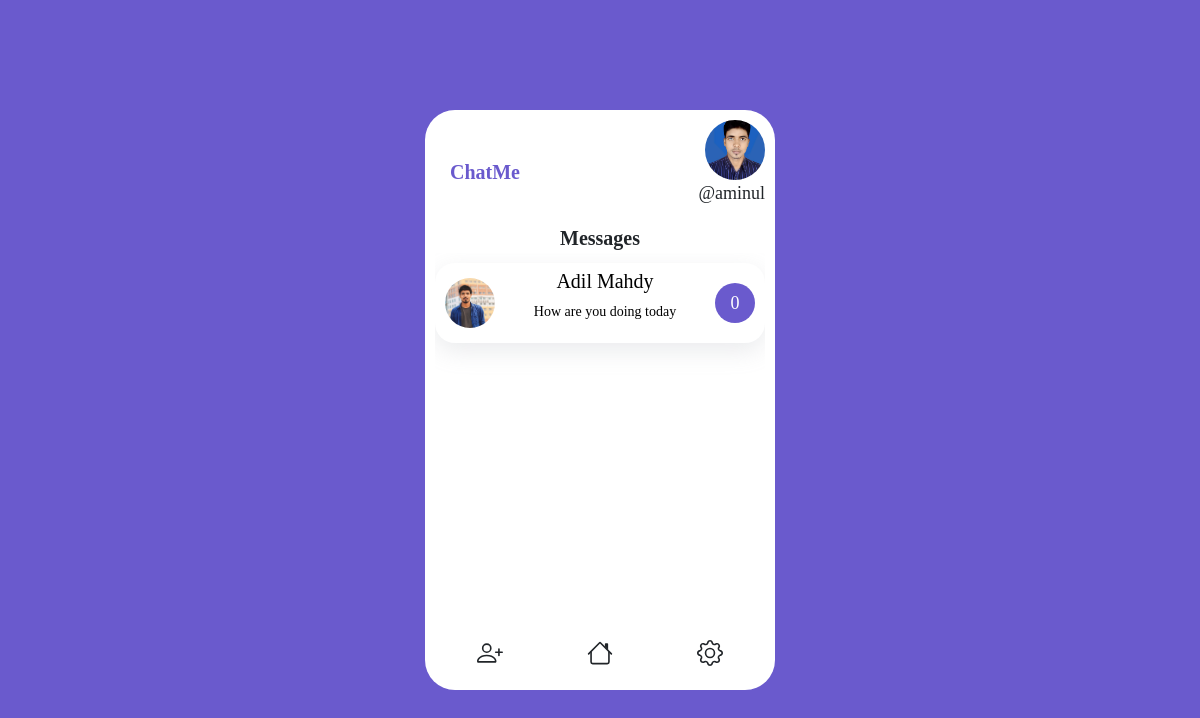
Page / (signed in) on the earlier database version.
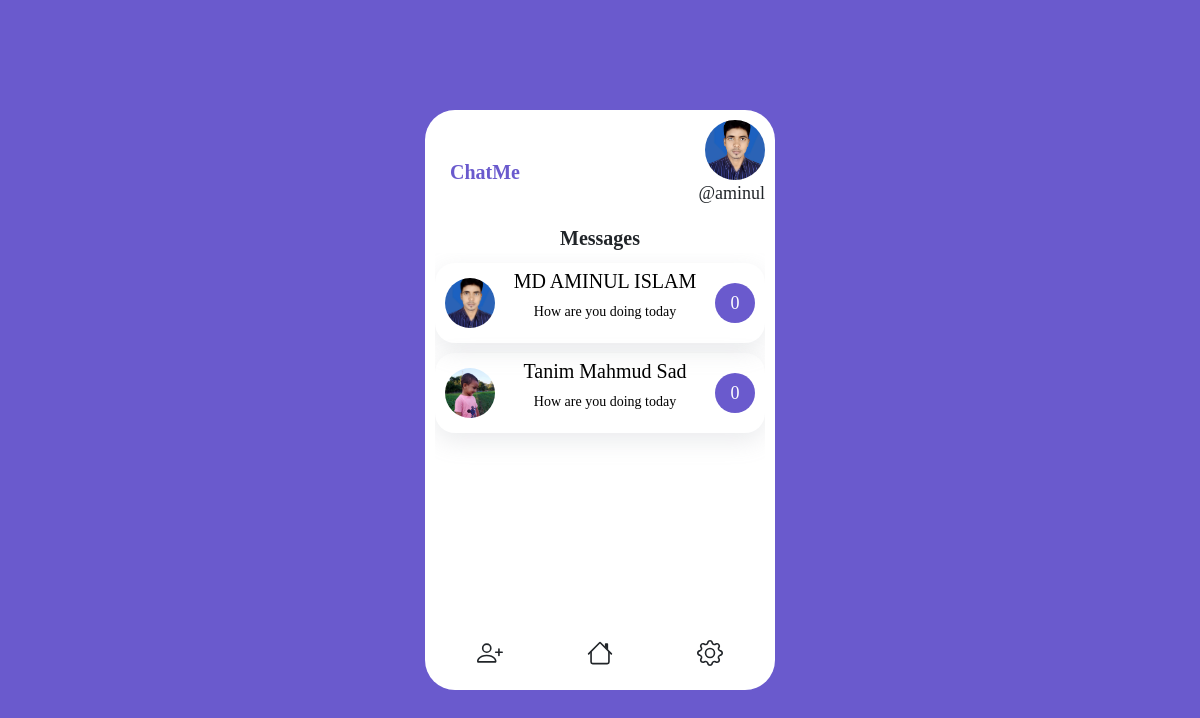
Same page on the later database version.
### Chat/models.py (models this page shows, shortened)
class Profile(models.Model):
    user = models.OneToOneField(User, on_delete=models.CASCADE)
    name = models.CharField(max_length=100)
    image = models.ImageField(upload_to="image", blank=True, null=True)
    friends = models.ManyToManyField('Friend', related_name="my_friends")

class Friend(models.Model):
    profile = models.OneToOneField(Profile, on_delete=models.CASCADE)

### Chat/views.py (the view)
# urls.py: path('', views.home, name="home"),
def home(request):
    user = request.user.profile
    friends = user.friends.all()
    context = {
        "user":user,
        "friends":friends,
    }
    return render(request, 'home.html', context)

### templates/home.html (shortened to what this page needs)
{% extends 'base.html' %}
{% block body %}
<div class="chat-container">
  <div class="main">
    <div class="logo">
      ChatMe
    </div>
    <div class="sub-main">
      <div class="main-user">
        <img src="{{user.image.url}}" alt="profile picture" />
      </div>
      <p>@{{request.user.username}}</p>
    </div>
  </div>
  <div class="header">Messages</div>
  <div class="friends-container">
    {% for friend in friends %}
    <a href="{% url 'detail' friend.profile.id %}" style="color:black; text-decoration: none">
    <div class="friends">
      <div class="pic">
        <img src="{{friend.profile.image.url}}" alt="" />
      </div>
      <div class="name">
        <h5>{{friend.profile.name}}</h5>
        <p>How are you doing today</p>
      </div>
      <div class="time_new_msg">
 <div class="msg">0</div>
      </div>
    </div>
</a>
{% endfor %}
  </div>
  <div class="footer">
    <div>
    </div>
    <div>
    </div>
    <div>
    </div>
  </div>
</div>
{% endblock %}

### templates/base.html (shortened to what this page needs)
<!doctype html>
{% load static %}
<html lang="en">
  <head>
    <link href="https://cdn.jsdelivr.net/npm/bootstrap@5.0.2/dist/css/bootstrap.min.css" rel="stylesheet">
    <link rel="stylesheet" href="{% static 'style.css' %}">
  </head>
  <body>
    {% block body %}
    {% endblock %}
  </body>
</html>

### static_root/style.css (style rules this page uses)
* { padding: 0px; margin: 0px; box-sizing: border-box; font-family: Poppins; }
body { width: 100%; height: 100vh; display: flex; align-items: center; justify-content: center; background-color: slateblue; font-family: Poppins; }
.logo { width: 100px; height: 100px; display: flex; align-items: center; justify-content: center; font-size: 20px; font-weight: bold; color: slateblue; line-height: 20px; }
.main { width: 100%; height: auto; display: flex; align-items: center; justify-content: space-between; }
img { object-fit: cover; height: 100%; width: 100%; border-radius: 50%; }
.chat-container, .chat-container2 { width: 350px; height: 580px; background-color: white; border-radius: 30px; padding: 10px 10px }
.sub-main { width: 200px; display: flex; align-items: flex-end; justify-content: center; flex-direction: column; }
.sub-main p { font-size: 18px; }
.main-user { width: 60px; height: 60px; float: right; border-radius: 50%; }
.header { width: 100%; height: auto; display: flex; align-items: center; justify-content: center; font-size: 20px; font-weight: bold; }
.friends-container { width: 100%; height: 380px; overflow: auto; }
.friends { width: 100%; height: 80px; box-shadow: rgba(149, 157, 165, 0.2) 0px 8px 24px; border-radius: 20px; display: flex; align-items: center; justify-content: space-between; margin-top: 10px; padding: 0px 10px; }
.pic, .pro-pic { width: 50px; height: 50px; border-radius: 50%; }
.name { flex-grow: 2; display: flex; align-items: center; justify-content: center; flex-direction: column; }
.name p { font-size: 14px; }
.time_new_msg { width: auto; height: 50px; display: flex; align-items: center; justify-content: center; flex-direction: column; }
.msg { width: 40px; height: 40px; background-color: slateblue; border-radius: 50%; text-align: center; color: white; display: flex; align-items: center; justify-content: center; font-size: 18px; }
.footer { width: 100%; height: 40px; display: flex; align-items: center; justify-content: space-around; }
svg { cursor: pointer; }

Differences in the rows shown:
no longer on this page (row unchanged): Friend: profile.image (picture), profile.name "Adil Mahdy"
now on this page (row unchanged): Friend: profile.image (picture), profile.name "MD AMINUL ISLAM"
added Friend: profile.image (picture), profile.name "Tanim Mahmud Sad"
